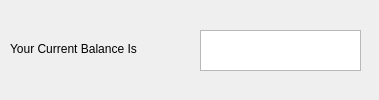
<?xml version="1.0" encoding="UTF-8"?>
<ui version="4.0">
 <class>Balance</class>
 <widget class="QDialog" name="Balance">
  <property name="geometry">
   <rect>
    <x>0</x>
    <y>0</y>
    <width>379</width>
    <height>100</height>
   </rect>
  </property>
  <property name="windowTitle">
   <string>Dialog</string>
  </property>
  <widget class="QLabel" name="label">
   <property name="geometry">
    <rect>
     <x>10</x>
     <y>40</y>
     <width>171</width>
     <height>17</height>
    </rect>
   </property>
   <property name="text">
    <string>Your Current Balance Is</string>
   </property>
  </widget>
  <widget class="QTextEdit" name="BalanceEdit">
   <property name="geometry">
    <rect>
     <x>200</x>
     <y>30</y>
     <width>161</width>
     <height>41</height>
    </rect>
   </property>
  </widget>
 </widget>
 <resources/>
 <connections/>
</ui>
